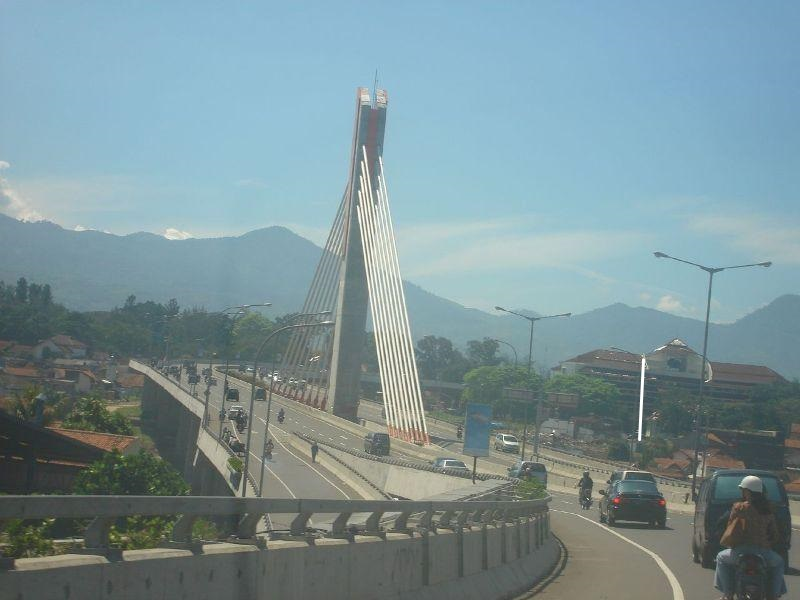
#> input picture proses-investigasi/Picture_UAS_Steganografi.jpg, 800 x 600 px; the run also reads 1 picture not shown here
$ python lsb_analysis.py
#> lines starting #> are read from the running program, lines starting #| are printed output that depends on the picture; after the words box and inside, x2 and y2 are one past the last pixel; in counts of white or black regions, pixels touching at a corner belong together
from PIL import Image
import numpy as np

def analyze_lsb(path):
#> called with path = 'Picture_UAS_Steganografi.jpg'
    img = Image.open(path)
#> img is the input picture: PIL image 800x600 RGB; mean R, G, B 123.9, 147.3, 152.5
    data = np.array(img)

    # Get the LSB of each color channel
    lsb = data & 1
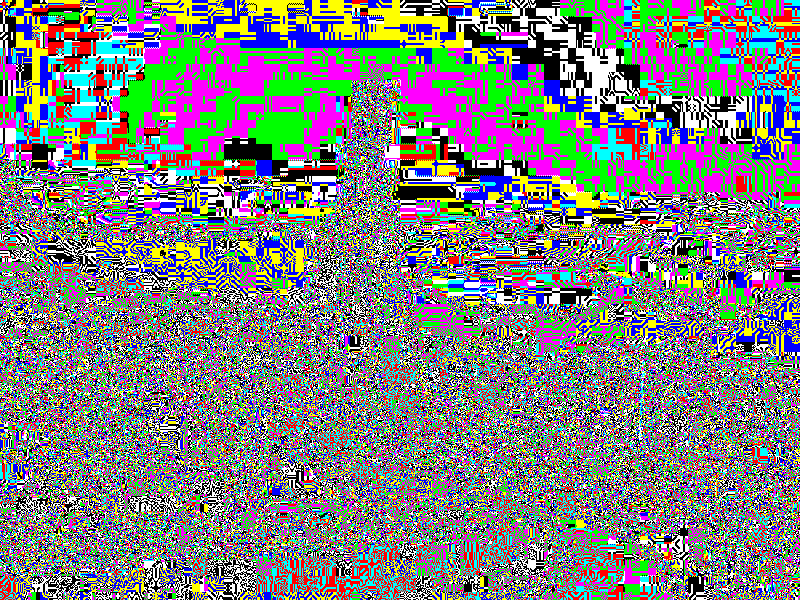
#> lsb: shape (600, 800, 3); mean R, G, B 0.495, 0.495, 0.498; drawn with 1 as white

    # Calculate entropy or just check for patterns
    for i in range(3):
        channel_lsb = lsb[:,:,i]
        avg = np.mean(channel_lsb)
        print(f"Channel {i} LSB average: {avg:.4f}")
#> this loop made 3 passes
#> avg on passes 1 to 3: 0.495, 0.495, 0.498
#| Channel 0 LSB average: 0.4949
#| Channel 1 LSB average: 0.4953
#| Channel 2 LSB average: 0.4982
#> pass 1, in analyze_lsb, `channel_lsb = lsb[:,:,i]`:
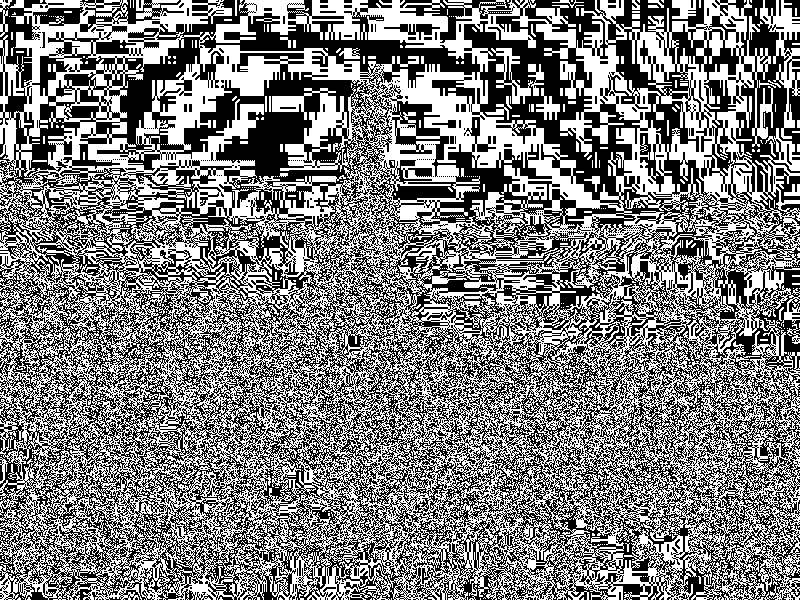
#> channel_lsb: shape (600, 800); values 0 (black) and 1 (white), 49.5% white; 1219 white regions (1157 under 20 px), largest, box (x1, y1, x2, y2) and area: (0, 0, 800, 600) 228406, (760, 0, 800, 139) 1702, (491, 48, 544, 104) 917
#> pass 2, in analyze_lsb, `channel_lsb = lsb[:,:,i]`:
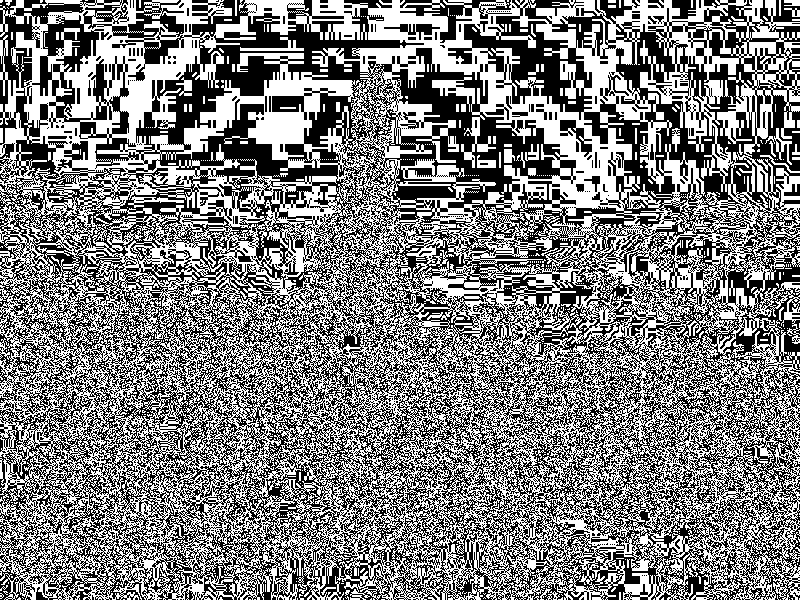
#> channel_lsb: shape (600, 800); values 0 (black) and 1 (white), 49.5% white; 1257 white regions (1190 under 20 px), largest, box (x1, y1, x2, y2) and area: (0, 0, 800, 600) 230903, (240, 37, 304, 51) 265, (765, 128, 792, 165) 223
#> pass 3, in analyze_lsb, `channel_lsb = lsb[:,:,i]`:
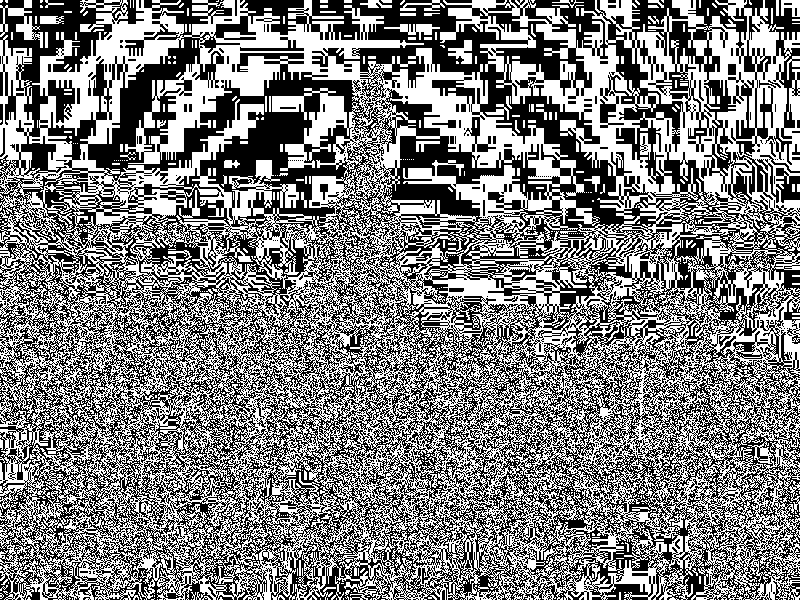
#> channel_lsb: shape (600, 800); values 0 (black) and 1 (white), 49.8% white; 1082 white regions (995 under 20 px), largest, box (x1, y1, x2, y2) and area: (0, 0, 800, 600) 230515, (0, 0, 43, 48) 655, (384, 24, 440, 40) 336
        # If avg is close to 0.5, it might be random data (encrypted/compressed)
        # If avg is close to 0 or 1, it's likely clean or very simple data

analyze_lsb("Picture_UAS_Steganografi.jpg")
print("-" * 20)
analyze_lsb("Picture_UAS_Steganografi_fixnodata.jpg")
#> the loop in analyze_lsb (call 2), `for i in range(3):` made 3 passes
#| Channel 0 LSB average: 0.4949
#| Channel 1 LSB average: 0.4953
#| Channel 2 LSB average: 0.4982
